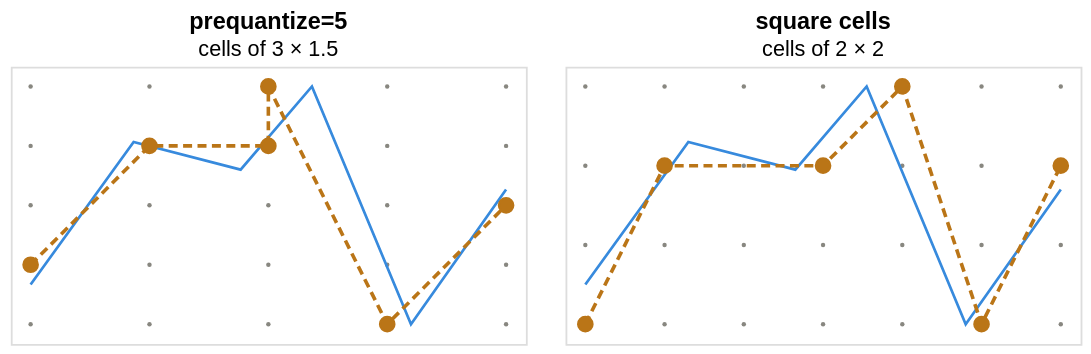

Write the Vega-Lite specification saved for this chart.
### Vega-Lite specification from a JSON file in a GitHub repository (floating-point values rounded to 4 significant figures)
{"config": {"view": {"continuousWidth": 400, "continuousHeight": 300, "fill": "transparent"}}, "hconcat": [{"layer": [{"data": {"name": "data-6f8763c4ed2f6a9db3a91c924a8c2e02"}, "mark": {"type": "circle", "color": "#888780", "opacity": 1, "size": 6}, "encoding": {"x": {"axis": null, "field": "x", "scale": {"domain": [-0.5, 12.5]}, "type": "quantitative"}, "y": {"axis": null, "field": "y", "scale": {"domain": [-0.5, 6.5]}, "type": "quantitative"}}}, {"data": {"name": "data-a1b1f6ac9b6e31cde3370dbaa6aa30ef"}, "mark": {"type": "line", "clip": true, "color": "#378ADD", "strokeWidth": 1.5}, "encoding": {"detail": {"field": "part", "type": "nominal"}, "order": {"field": "o", "type": "quantitative"}, "x": {"axis": null, "field": "x", "scale": {"domain": [-0.5, 12.5]}, "type": "quantitative"}, "y": {"axis": null, "field": "y", "scale": {"domain": [-0.5, 6.5]}, "type": "quantitative"}}}, {"data": {"name": "data-abd7621e47b937e46df315c243232576"}, "mark": {"type": "line", "clip": true, "color": "#BA7517", "strokeDash": [5, 3], "strokeWidth": 2}, "encoding": {"detail": {"field": "part", "type": "nominal"}, "order": {"field": "o", "type": "quantitative"}, "x": {"axis": null, "field": "x", "scale": {"domain": [-0.5, 12.5]}, "type": "quantitative"}, "y": {"axis": null, "field": "y", "scale": {"domain": [-0.5, 6.5]}, "type": "quantitative"}}}, {"data": {"name": "data-abd7621e47b937e46df315c243232576"}, "mark": {"type": "point", "clip": true, "color": "#BA7517", "opacity": 1, "size": 60, "strokeWidth": 1.5}, "encoding": {"fill": {"condition": {"test": "datum.on", "value": "#BA7517"}, "value": null}, "x": {"axis": null, "field": "x", "scale": {"domain": [-0.5, 12.5]}, "type": "quantitative"}, "y": {"axis": null, "field": "y", "scale": {"domain": [-0.5, 6.5]}, "type": "quantitative"}}}], "height": 154.0, "title": {"text": "prequantize=5", "subtitle": "cells of 3 × 1.5"}, "width": 286.0}, {"layer": [{"data": {"name": "data-84e6e83efee5ac50e20aa4a049a15ac9"}, "mark": {"type": "circle", "color": "#888780", "opacity": 1, "size": 6}, "encoding": {"x": {"axis": null, "field": "x", "scale": {"domain": [-0.5, 12.5]}, "type": "quantitative"}, "y": {"axis": null, "field": "y", "scale": {"domain": [-0.5, 6.5]}, "type": "quantitative"}}}, {"data": {"name": "data-a1b1f6ac9b6e31cde3370dbaa6aa30ef"}, "mark": {"type": "line", "clip": true, "color": "#378ADD", "strokeWidth": 1.5}, "encoding": {"detail": {"field": "part", "type": "nominal"}, "order": {"field": "o", "type": "quantitative"}, "x": {"axis": null, "field": "x", "scale": {"domain": [-0.5, 12.5]}, "type": "quantitative"}, "y": {"axis": null, "field": "y", "scale": {"domain": [-0.5, 6.5]}, "type": "quantitative"}}}, {"data": {"name": "data-f6f72d8afb486ebc6fa7857576648056"}, "mark": {"type": "line", "clip": true, "color": "#BA7517", "strokeDash": [5, 3], "strokeWidth": 2}, "encoding": {"detail": {"field": "part", "type": "nominal"}, "order": {"field": "o", "type": "quantitative"}, "x": {"axis": null, "field": "x", "scale": {"domain": [-0.5, 12.5]}, "type": "quantitative"}, "y": {"axis": null, "field": "y", "scale": {"domain": [-0.5, 6.5]}, "type": "quantitative"}}}, {"data": {"name": "data-f6f72d8afb486ebc6fa7857576648056"}, "mark": {"type": "point", "clip": true, "color": "#BA7517", "opacity": 1, "size": 60, "strokeWidth": 1.5}, "encoding": {"fill": {"condition": {"test": "datum.on", "value": "#BA7517"}, "value": null}, "x": {"axis": null, "field": "x", "scale": {"domain": [-0.5, 12.5]}, "type": "quantitative"}, "y": {"axis": null, "field": "y", "scale": {"domain": [-0.5, 6.5]}, "type": "quantitative"}}}], "height": 154.0, "title": {"text": "square cells", "subtitle": "cells of 2 × 2"}, "width": 286.0}], "background": "transparent", "$schema": "https://vega.github.io/schema/vega-lite/v6.4.1.json", "datasets": {"data-6f8763c4ed2f6a9db3a91c924a8c2e02": [{"x": 0.0, "y": 0.0}, {"x": 3.0, "y": 0.0}, {"x": 6.0, "y": 0.0}, {"x": 9.0, "y": 0.0}, {"x": 12.0, "y": 0.0}, {"x": 0.0, "y": 1.5}, {"x": 3.0, "y": 1.5}, {"x": 6.0, "y": 1.5}, {"x": 9.0, "y": 1.5}, {"x": 12.0, "y": 1.5}, {"x": 0.0, "y": 3.0}, {"x": 3.0, "y": 3.0}, {"x": 6.0, "y": 3.0}, {"x": 9.0, "y": 3.0}, {"x": 12.0, "y": 3.0}, {"x": 0.0, "y": 4.5}, {"x": 3.0, "y": 4.5}, {"x": 6.0, "y": 4.5}, {"x": 9.0, "y": 4.5}, {"x": 12.0, "y": 4.5}, {"x": 0.0, "y": 6.0}, {"x": 3.0, "y": 6.0}, {"x": 6.0, "y": 6.0}, {"x": 9.0, "y": 6.0}, {"x": 12.0, "y": 6.0}], "data-a1b1f6ac9b6e31cde3370dbaa6aa30ef": [{"x": 0.0, "y": 1.0, "part": 0, "o": 0}, {"x": 2.6, "y": 4.6, "part": 0, "o": 1}, {"x": 5.3, "y": 3.9, "part": 0, "o": 2}, {"x": 7.1, "y": 6.0, "part": 0, "o": 3}, {"x": 9.6, "y": 0.0, "part": 0, "o": 4}, {"x": 12.0, "y": 3.4, "part": 0, "o": 5}], "data-abd7621e47b937e46df315c243232576": [{"x": 0.0, "y": 1.5, "part": 0, "o": 0, "on": true}, {"x": 3.0, "y": 4.5, "part": 0, "o": 1, "on": true}, {"x": 6.0, "y": 4.5, "part": 0, "o": 2, "on": true}, {"x": 6.0, "y": 6.0, "part": 0, "o": 3, "on": true}, {"x": 9.0, "y": 0.0, "part": 0, "o": 4, "on": true}, {"x": 12.0, "y": 3.0, "part": 0, "o": 5, "on": true}], "data-84e6e83efee5ac50e20aa4a049a15ac9": [{"x": 0.0, "y": 0.0}, {"x": 2.0, "y": 0.0}, {"x": 4.0, "y": 0.0}, {"x": 6.0, "y": 0.0}, {"x": 8.0, "y": 0.0}, {"x": 10.0, "y": 0.0}, {"x": 12.0, "y": 0.0}, {"x": 0.0, "y": 2.0}, {"x": 2.0, "y": 2.0}, {"x": 4.0, "y": 2.0}, {"x": 6.0, "y": 2.0}, {"x": 8.0, "y": 2.0}, {"x": 10.0, "y": 2.0}, {"x": 12.0, "y": 2.0}, {"x": 0.0, "y": 4.0}, {"x": 2.0, "y": 4.0}, {"x": 4.0, "y": 4.0}, {"x": 6.0, "y": 4.0}, {"x": 8.0, "y": 4.0}, {"x": 10.0, "y": 4.0}, {"x": 12.0, "y": 4.0}, {"x": 0.0, "y": 6.0}, {"x": 2.0, "y": 6.0}, {"x": 4.0, "y": 6.0}, {"x": 6.0, "y": 6.0}, {"x": 8.0, "y": 6.0}, {"x": 10.0, "y": 6.0}, {"x": 12.0, "y": 6.0}], "data-f6f72d8afb486ebc6fa7857576648056": [{"x": 0.0, "y": 0.0, "part": 0, "o": 0, "on": true}, {"x": 2.0, "y": 4.0, "part": 0, "o": 1, "on": true}, {"x": 6.0, "y": 4.0, "part": 0, "o": 2, "on": true}, {"x": 8.0, "y": 6.0, "part": 0, "o": 3, "on": true}, {"x": 10.0, "y": 0.0, "part": 0, "o": 4, "on": true}, {"x": 12.0, "y": 4.0, "part": 0, "o": 5, "on": true}]}}
